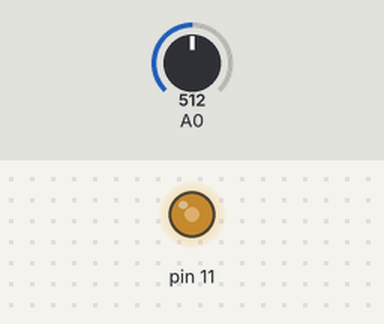
The sketch below on a simulated Arduino Uno, built with avr-gcc and run on an emulated ATmega328P. On the bench: output pins drawn as LEDs (lit = HIGH). The test bench sets the inputs (shaded band); at power-on: A0 = 512.

Above: at 1.2 s.
1.3 s: A0 set to 716
At 2.0 s:
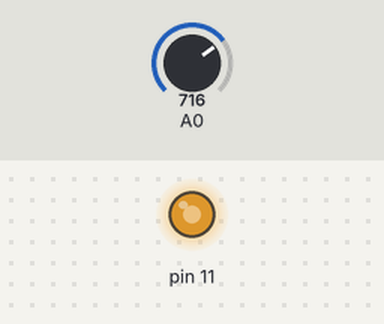
2.8 s: A0 set to 900
At 3.1 s:
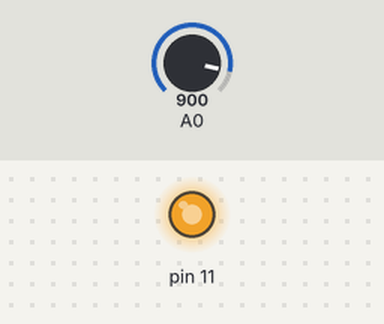
4.3 s: A0 set to 122
At 5.5 s:
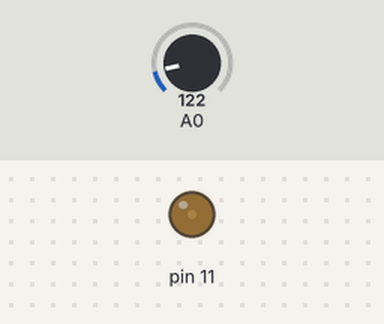
5.8 s: A0 set to 0
At 6.6 s:
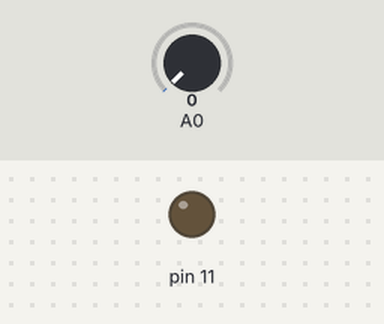
7.3 s: A0 set to 511
At 7.7 s:
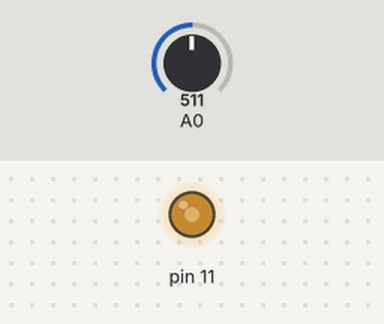
Timing chart, 0 to 9.8 s (numbered marks = the images above; inputs shaded):
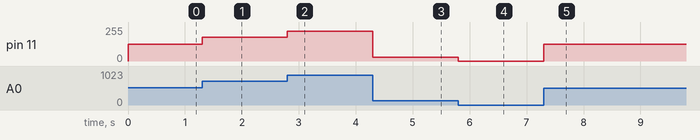

The sketch:

analog_output.ino
```cpp
void setup() {
  // put your setup code here, to run once:
  pinMode(11,OUTPUT);

}

void loop() {
  // put your main code here, to run repeatedly:
  int potValue = analogRead(A0);
  int mappedValue = map(potValue, 0, 1023, 0, 255);
  analogWrite(11, mappedValue);
}
```

Measured:
- after the input at 1.3 s, pin 11: 127/255 → 178/255 at once
- after the input at 2.8 s, pin 11: 178/255 → 224/255 at once
- after the input at 4.3 s, pin 11: 224/255 → 30/255 at once
- after the input at 5.8 s, pin 11: 30/255 → 0/255 at once
- after the input at 7.3 s, pin 11: 0/255 → 127/255 at once
